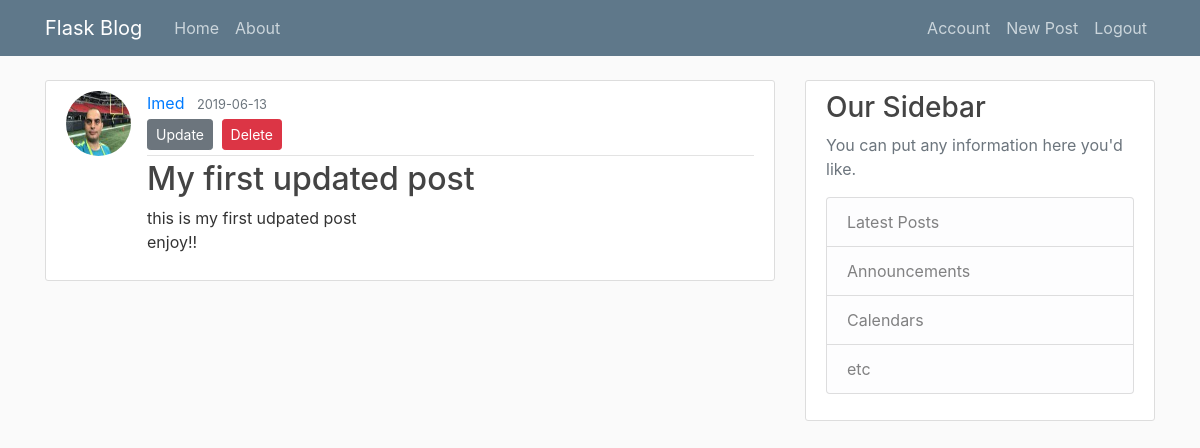
Before: /post/1 (signed in) with the older database file.
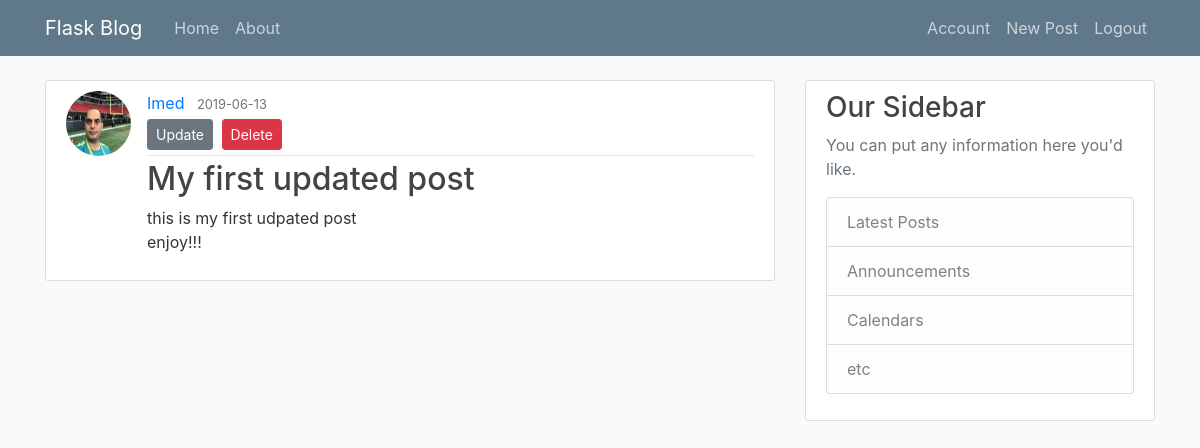
After: the same page with the newer database file.
### flaskblog/models.py (models this page shows, shortened)
class Post(db.Model):
    id = db.Column(db.Integer, primary_key=True)
    title = db.Column(db.String(100), nullable=False)
    date_posted = db.Column(db.DateTime, nullable=False, default=datetime.utcnow)
    content = db.Column(db.Text, nullable=False)
    user_id = db.Column(db.Integer, db.ForeignKey('user.id'), nullable=False)

### flaskblog/routes.py (the view)
@app.route("/post/<int:post_id>")
def post(post_id):
    post = Post.query.get_or_404(post_id)
    return render_template('post.html', title=post.title, post=post)

### flaskblog/models.py (called while the page is built)
@login_manager.user_loader
def load_user(user_id):
    return User.query.get(int(user_id))

### flaskblog/templates/post.html (shortened to what this page needs)
{% extends "layout.html" %}
{% block content %}
    <article class="media content-section">
        <image class="rounded-circle article-img" src="{{ url_for('static', filename='profile_pics/' + post.author.image_file) }}">
      <div class="media-body">
        <div class="article-metadata">
          <a class="mr-2" href="{{ url_for('user_posts', username=post.author.username) }}">{{ post.author.username }}</a>
          <small class="text-muted">{{ post.date_posted.strftime('%Y-%m-%d') }}</small>
          {% if post.author == current_user %}
              <div>
                  <a class="btn btn-secondary btn-sm mt-1 mb-1" href="{{ url_for('update_post', post_id=post.id) }}">Update</a>
                  <button type="button" class="btn btn-danger btn-sm m-1" data-toggle="modal" data-target="#deleteModal">Delete</button>
              </div>
          {% endif %}
        </div>
        <h2 class="article-title">{{ post.title }}</h2>
        <p class="article-content">{{ post.content }}</p>
      </div>
    </article>
{% endblock content %}

Changed rows visible on the page:
changed Post "My first updated post": content "this is my first udpated post enjoy!!" → "this is my first udpated post enjoy!!!"
